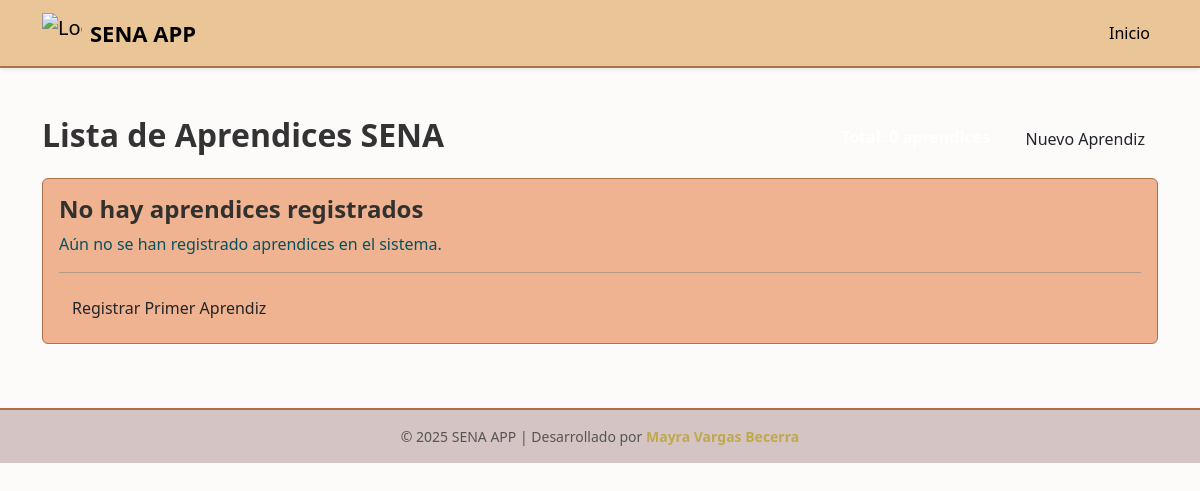
The app's page /aprendices/, older data.
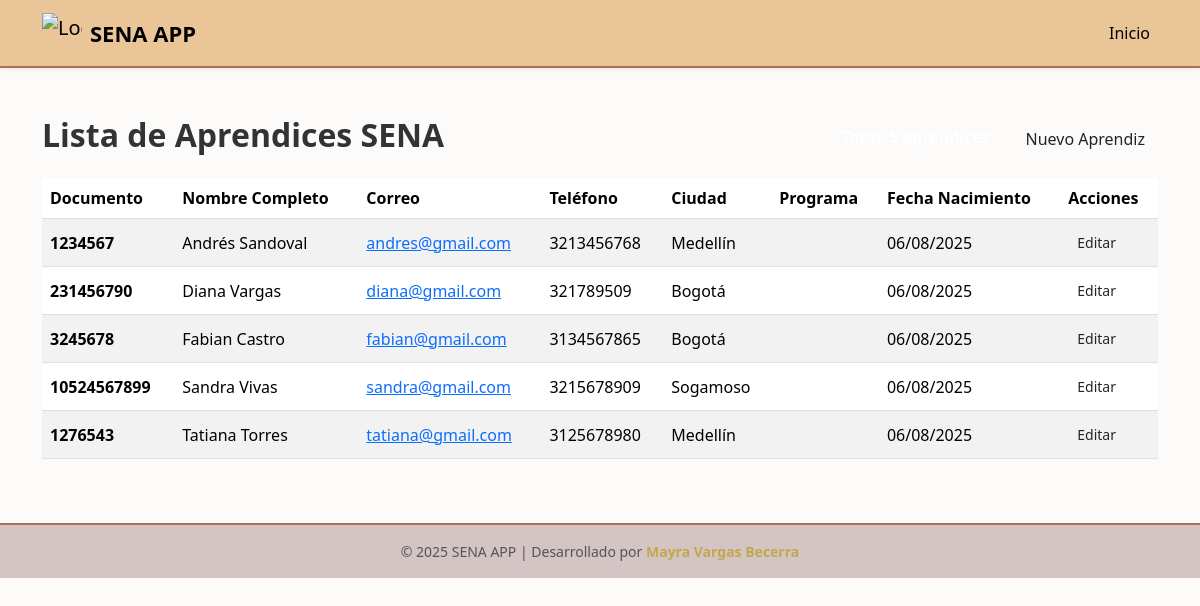
The same page, newer data.
### aprendices/models.py (models this page shows, shortened)
class Aprendiz(models.Model):
    documento_identidad = models.CharField(max_length=20, unique=True)
    nombre = models.CharField(max_length=100)
    apellido = models.CharField(max_length=100)
    telefono = models.CharField(max_length=10, null=True)
    correo = models.EmailField(null=True)
    fecha_nacimiento = models.DateField(null=True)
    ciudad = models.CharField(max_length=100, null=True)
    class Meta:
        verbose_name = "Aprendiz"
        verbose_name_plural = "Aprendices"
        ordering = ['apellido', 'nombre']

### aprendices/views.py (the view)
# urls.py: path('', include('aprendices.urls')),
def aprendices(request):
    lista_aprendices = Aprendiz.objects.all().order_by("nombre", "apellido")
    template = loader.get_template("lista_aprendices.html")
    context = {
        "lista_aprendices": lista_aprendices,
        "total_aprendices": lista_aprendices.count(),
    }
    return HttpResponse(template.render(context, request))

### aprendices/templates/lista_aprendices.html (shortened to what this page needs)
{% extends 'base.html' %}
{% block content %}
<div class="row">
  <div class="col-12 mb-3">
    <div class="d-flex justify-content-between align-items-center">
      <h2 class="fw-bold">Lista de Aprendices SENA</h2>
      <div>
        <span class="badge badge-info fs-6">
        </span>
        <a
          href="{% url 'aprendices:crear_aprendiz' %}"
          class="btn btn-pastel-green ms-2"
        >
          Nuevo Aprendiz
        </a>
      </div>
    </div>
  </div>
</div>
{% if lista_aprendices %}
<div class="row">
  <div class="col-12 table-container">
    <div class="table-responsive">
      <table class="table table-striped table-hover align-middle">
        <thead>
          <tr>
            <th>Documento</th>
            <th>Nombre Completo</th>
            <th>Correo</th>
            <th>Teléfono</th>
            <th>Ciudad</th>
            <th>Programa</th>
            <th>Fecha Nacimiento</th>
            <th>Acciones</th>
          </tr>
        </thead>
        <tbody>
          {% for aprendiz in lista_aprendices %}
          <tr>
            <td><strong>{{ aprendiz.documento_identidad }}</strong></td>
            <td>{{ aprendiz.nombre }} {{ aprendiz.apellido }}</td>
            <td>
              <a href="mailto:{{ aprendiz.correo }}">{{ aprendiz.correo }}</a>
            </td>
            <td>{{ aprendiz.telefono }}</td>
            <td>{{ aprendiz.ciudad }}</td>
            <td>
            </td>
            <td>{{ aprendiz.fecha_nacimiento|date:"d/m/Y" }}</td>
            <td>
              <a
                href="{% url 'admin:aprendices_aprendiz_change' aprendiz.pk %}"
                class="btn btn-sm btn-outline-pastel-blue"
              >
                Editar
              </a>
            </td>
          </tr>
          {% endfor %}
        </tbody>
      </table>
    </div>
  </div>
</div>
{% else %}
<div class="row">
  <div class="col-12">
    <div class="alert alert-info" role="alert">
      <h4 class="alert-heading">No hay aprendices registrados</h4>
      <p>Aún no se han registrado aprendices en el sistema.</p>
      <hr />
      <p class="mb-0">
        <a
          href="{% url 'admin:aprendices_aprendiz_add' %}"
          class="btn btn-pastel-green"
        >
          Registrar Primer Aprendiz
        </a>
      </p>
    </div>
  </div>
</div>
{% endif %}
{% endblock %}

### aprendices/templates/base.html (shortened to what this page needs)
{% load static %}
<!DOCTYPE html>
<html lang="es">
<head>
    <link href="https://cdn.jsdelivr.net/npm/bootstrap@5.3.2/dist/css/bootstrap.min.css" rel="stylesheet" />
</head>
<body>
    <nav class="navbar navbar-expand-lg custom-navbar shadow-sm">
    <div class="container">
        <a class="navbar-brand d-flex align-items-center" href="#">
        <img src="https://senacertificados.co/wp-content/uploads/2021/10/logo-de-SENA-png-Negro-300x300-1.png" alt="Logo SENA" width="40" height="40" class="me-2" />
        <span class="brand-name">SENA APP</span>
        </a>
        <div class="collapse navbar-collapse justify-content-end" id="navbarNav">
        <ul class="navbar-nav">
            <li class="nav-item">
            <a class="nav-link active" href="#">Inicio</a>
            </li>
        </ul>
        </div>
    </div>
    </nav>
    <div class="container my-5">
    {% block content %}
    {% endblock %}
    </div>
    <footer class="custom-footer text-center py-3">
    <div class="container">
        <p class="mb-0">
        © 2025 SENA APP | Desarrollado por <strong>Mayra Vargas Becerra</strong>
        </p>
    </div>
    </footer>
</body>
</html>

### aprendices/templates/base.html (style rules this page uses)
body { background-color: #fdfafa; color: #333; font-family: 'Segoe UI', sans-serif; }
h1, h2, h3, h4, h5 { font-weight: 600; }
.custom-navbar { background-color: #e9c598; border-bottom: 2px solid #ac724c; }
.custom-navbar .navbar-brand .brand-name { font-weight: bold; color: #4c453c8; font-size: 22px; }
.custom-navbar .nav-link { color: #4c453c; margin-left: 15px; font-weight: 500; transition: color 0.3s ease; }
.custom-footer { background-color: #d4c4c3; color: #555; font-size: 14px; border-top: 2px solid #ac724c; }
.custom-footer strong { color: #c0a94d; }

Row changes from the older to the newer data that the page shows:
added Aprendiz: documento_identidad "1234567", nombre "Andrés", apellido "Sandoval", correo "andres@gmail.com", telefono "3213456768", ciudad "Medellín", fecha_nacimiento "06/08/2025"
added Aprendiz: documento_identidad "231456790", nombre "Diana", apellido "Vargas", correo "diana@gmail.com", telefono "321789509", ciudad "Bogotá", fecha_nacimiento "06/08/2025"
added Aprendiz: documento_identidad "3245678", nombre "Fabian", apellido "Castro", correo "fabian@gmail.com", telefono "3134567865", ciudad "Bogotá", fecha_nacimiento "06/08/2025"
added Aprendiz: documento_identidad "10524567899", nombre "Sandra", apellido "Vivas", correo "sandra@gmail.com", telefono "3215678909", ciudad "Sogamoso", fecha_nacimiento "06/08/2025"
added Aprendiz: documento_identidad "1276543", nombre "Tatiana", apellido "Torres", correo "tatiana@gmail.com", telefono "3125678980", ciudad "Medellín", fecha_nacimiento "06/08/2025"
Text that changed along with them:
text no longer shown: "No hay aprendices registrados Aún no se han registrado aprendices en el sistema. Registrar Primer Aprendiz"
text now shown: "Documento Nombre Completo Correo Teléfono Ciudad Programa Fecha Nacimiento Acciones"
